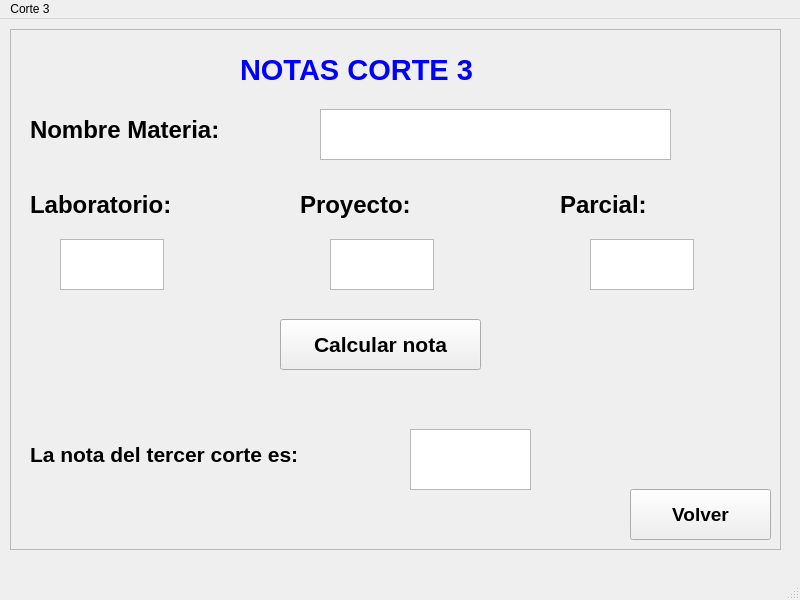
<?xml version="1.0" encoding="UTF-8"?>
<ui version="4.0">
 <class>MainWindow</class>
 <widget class="QMainWindow" name="MainWindow">
  <property name="geometry">
   <rect>
    <x>0</x>
    <y>0</y>
    <width>800</width>
    <height>600</height>
   </rect>
  </property>
  <property name="windowTitle">
   <string>MainWindow</string>
  </property>
  <widget class="QWidget" name="centralwidget">
   <widget class="QFrame" name="frame">
    <property name="geometry">
     <rect>
      <x>10</x>
      <y>10</y>
      <width>771</width>
      <height>521</height>
     </rect>
    </property>
    <property name="frameShape">
     <enum>QFrame::StyledPanel</enum>
    </property>
    <property name="frameShadow">
     <enum>QFrame::Raised</enum>
    </property>
    <widget class="QLabel" name="label">
     <property name="geometry">
      <rect>
       <x>230</x>
       <y>10</y>
       <width>301</width>
       <height>61</height>
      </rect>
     </property>
     <property name="font">
      <font>
       <family>Arial</family>
       <pointsize>22</pointsize>
       <weight>75</weight>
       <bold>true</bold>
      </font>
     </property>
     <property name="styleSheet">
      <string notr="true">color: rgb(0, 0, 255);</string>
     </property>
     <property name="text">
      <string>NOTAS CORTE 3</string>
     </property>
    </widget>
    <widget class="QLabel" name="label_2">
     <property name="geometry">
      <rect>
       <x>20</x>
       <y>160</y>
       <width>181</width>
       <height>31</height>
      </rect>
     </property>
     <property name="font">
      <font>
       <family>Arial</family>
       <pointsize>18</pointsize>
       <weight>75</weight>
       <bold>true</bold>
      </font>
     </property>
     <property name="text">
      <string>Laboratorio: </string>
     </property>
    </widget>
    <widget class="QLabel" name="label_3">
     <property name="geometry">
      <rect>
       <x>290</x>
       <y>160</y>
       <width>181</width>
       <height>31</height>
      </rect>
     </property>
     <property name="font">
      <font>
       <family>Arial</family>
       <pointsize>18</pointsize>
       <weight>75</weight>
       <bold>true</bold>
      </font>
     </property>
     <property name="text">
      <string>Proyecto:</string>
     </property>
    </widget>
    <widget class="QLabel" name="label_4">
     <property name="geometry">
      <rect>
       <x>550</x>
       <y>160</y>
       <width>181</width>
       <height>31</height>
      </rect>
     </property>
     <property name="font">
      <font>
       <family>Arial</family>
       <pointsize>18</pointsize>
       <weight>75</weight>
       <bold>true</bold>
      </font>
     </property>
     <property name="text">
      <string>Parcial:</string>
     </property>
    </widget>
    <widget class="QPlainTextEdit" name="plainTextEdit">
     <property name="geometry">
      <rect>
       <x>50</x>
       <y>210</y>
       <width>104</width>
       <height>51</height>
      </rect>
     </property>
     <property name="font">
      <font>
       <family>Arial</family>
       <pointsize>20</pointsize>
      </font>
     </property>
    </widget>
    <widget class="QPlainTextEdit" name="plainTextEdit_2">
     <property name="geometry">
      <rect>
       <x>320</x>
       <y>210</y>
       <width>104</width>
       <height>51</height>
      </rect>
     </property>
     <property name="font">
      <font>
       <family>Arial</family>
       <pointsize>20</pointsize>
      </font>
     </property>
    </widget>
    <widget class="QPlainTextEdit" name="plainTextEdit_3">
     <property name="geometry">
      <rect>
       <x>580</x>
       <y>210</y>
       <width>104</width>
       <height>51</height>
      </rect>
     </property>
     <property name="font">
      <font>
       <family>Arial</family>
       <pointsize>20</pointsize>
      </font>
     </property>
    </widget>
    <widget class="QLabel" name="label_5">
     <property name="geometry">
      <rect>
       <x>20</x>
       <y>70</y>
       <width>311</width>
       <height>61</height>
      </rect>
     </property>
     <property name="font">
      <font>
       <family>Arial</family>
       <pointsize>18</pointsize>
       <weight>75</weight>
       <bold>true</bold>
      </font>
     </property>
     <property name="text">
      <string>Nombre Materia: </string>
     </property>
    </widget>
    <widget class="QPlainTextEdit" name="plainTextEdit_4">
     <property name="geometry">
      <rect>
       <x>310</x>
       <y>80</y>
       <width>351</width>
       <height>51</height>
      </rect>
     </property>
     <property name="font">
      <font>
       <family>Arial</family>
       <pointsize>20</pointsize>
      </font>
     </property>
    </widget>
    <widget class="QPushButton" name="pushButton">
     <property name="geometry">
      <rect>
       <x>270</x>
       <y>290</y>
       <width>201</width>
       <height>51</height>
      </rect>
     </property>
     <property name="font">
      <font>
       <family>Arial</family>
       <pointsize>16</pointsize>
       <weight>75</weight>
       <bold>true</bold>
      </font>
     </property>
     <property name="text">
      <string>Calcular nota</string>
     </property>
    </widget>
    <widget class="QLabel" name="label_6">
     <property name="geometry">
      <rect>
       <x>20</x>
       <y>390</y>
       <width>391</width>
       <height>71</height>
      </rect>
     </property>
     <property name="font">
      <font>
       <family>Arial</family>
       <pointsize>16</pointsize>
       <weight>75</weight>
       <bold>true</bold>
      </font>
     </property>
     <property name="text">
      <string>La nota del tercer corte es: </string>
     </property>
    </widget>
    <widget class="QTextBrowser" name="textBrowser">
     <property name="geometry">
      <rect>
       <x>400</x>
       <y>400</y>
       <width>121</width>
       <height>61</height>
      </rect>
     </property>
    </widget>
    <widget class="QPushButton" name="pushButton_2">
     <property name="geometry">
      <rect>
       <x>620</x>
       <y>460</y>
       <width>141</width>
       <height>51</height>
      </rect>
     </property>
     <property name="font">
      <font>
       <family>Arial</family>
       <pointsize>14</pointsize>
       <weight>75</weight>
       <bold>true</bold>
      </font>
     </property>
     <property name="text">
      <string>Volver</string>
     </property>
    </widget>
   </widget>
  </widget>
  <widget class="QMenuBar" name="menubar">
   <property name="geometry">
    <rect>
     <x>0</x>
     <y>0</y>
     <width>800</width>
     <height>26</height>
    </rect>
   </property>
   <widget class="QMenu" name="menuCorte_3">
    <property name="title">
     <string>Corte 3</string>
    </property>
   </widget>
   <addaction name="menuCorte_3"/>
  </widget>
  <widget class="QStatusBar" name="statusbar"/>
 </widget>
 <resources/>
 <connections/>
</ui>
